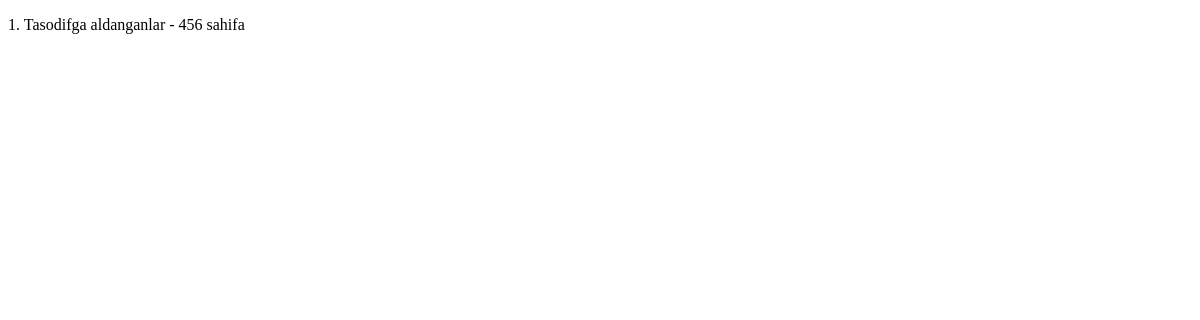
The app's page /top3-kitoblar/, older data.
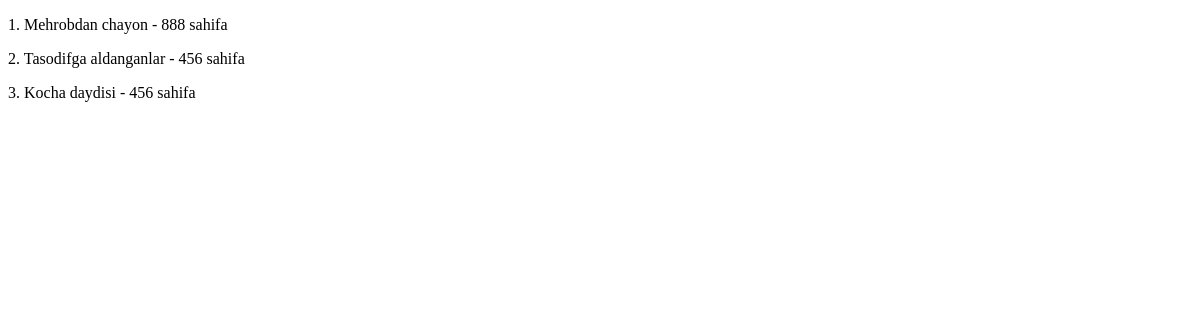
The same page, newer data.
### main/models.py (models this page shows, shortened)
class Kitob(models.Model):
    name = models.CharField(max_length=255)
    janri = models.CharField(max_length=100, blank=True, null=True)
    sahifa = models.PositiveSmallIntegerField(blank=True, null=True)
    muallif = models.ForeignKey(Muallif, on_delete=models.CASCADE)
    class Meta:
        verbose_name = 'Kitob'
        verbose_name_plural = 'Kitoblar'

### main/views.py (the view)
# urls.py: path('top3-kitoblar/', top3_kitoblar_view)
def top3_kitoblar_view(request):
    kitoblar = Kitob.objects.order_by('-sahifa')[:3]
    context = {
        'kitoblar': kitoblar
    }
    return render(request, 'top3-kitoblar.html', context)

### templates/top3-kitoblar.html (shortened to what this page needs)
<!DOCTYPE html>
<html lang="en">
<head>
</head>
<body>
{%for kitob in kitoblar%}
<p>{{forloop.counter}}. {{kitob.name}} - {{kitob.sahifa}} sahifa</p>
{%endfor%}
</body>
</html>

Row changes from the older to the newer data that the page shows:
added Kitob: name "Mehrobdan chayon", sahifa "888"
added Kitob: name "Kocha daydisi", sahifa "456"
